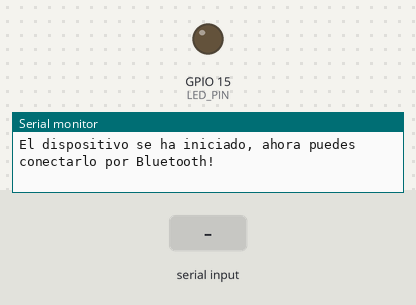
Simulated run of this sketch. Board: ESP32. Shown: output pins drawn as LEDs (lit = HIGH), the last lines printed to the serial monitor. The test bench sets the inputs (shaded band). Nothing arrives over Bluetooth unless stated.

Above: at 1.2 s.
1.3 s: "On\n" received over the second serial link
At 2.2 s:
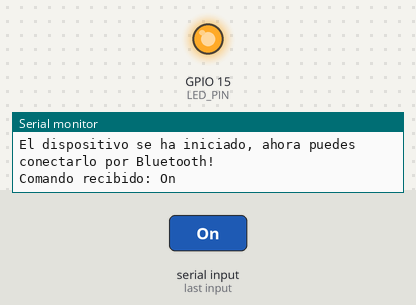
2.8 s: "Off\n" received over the second serial link
At 3.7 s:
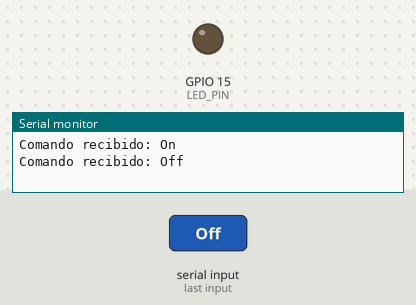
Timing chart, 0 to 5.8 s (numbered marks = the images above; inputs shaded):
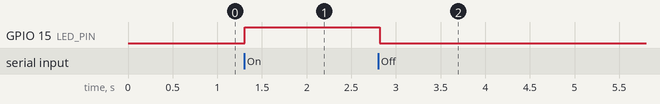

Measured:
- after the input at 1.3 s, GPIO 15 (LED_PIN): LOW → HIGH at once
- after the input at 2.8 s, GPIO 15 (LED_PIN): HIGH → LOW at once

The sketch:

Esp32_Led_Bluetooth.ino
```cpp
#include <BluetoothSerial.h>

BluetoothSerial SerialBT;

const int LED_PIN = 15;  // Pin del LED
bool ledState = false;   // Estado inicial del LED (apagado)
String receivedString;   // Variable para almacenar el comando recibido

void setup() {
  Serial.begin(115200);
  SerialBT.begin("ESP32_LED_Control");  // Nombre del dispositivo Bluetooth

  pinMode(LED_PIN, OUTPUT);
  digitalWrite(LED_PIN, LOW);  // Asegúrate de que el LED esté apagado al inicio

  Serial.println("El dispositivo se ha iniciado, ahora puedes conectarlo por Bluetooth!");
}

void loop() {
  while (SerialBT.available()) {
    char c = SerialBT.read();
    receivedString += c;
    if (c == '\n') {  // Se ha recibido el comando completo
      Serial.print("Comando recibido: ");
      Serial.println(receivedString);

      if (receivedString.startsWith("On")) {  // Enciende el LED
        ledState = true;
        digitalWrite(LED_PIN, HIGH);
        SerialBT.println("LED encendido");
      } else if (receivedString.startsWith("Off")) {  // Apaga el LED
        ledState = false;
        digitalWrite(LED_PIN, LOW);
        SerialBT.println("LED apagado");
      } else {
        SerialBT.println("Comando invalido. Usar 'On' para encender y 'Off' para apagar el LED.");
      }

      receivedString = "";  // Limpia la cadena para el siguiente comando
    }
  }
  delay(20);  // Pequeño retardo para evitar el uso excesivo de la CPU
}
```
